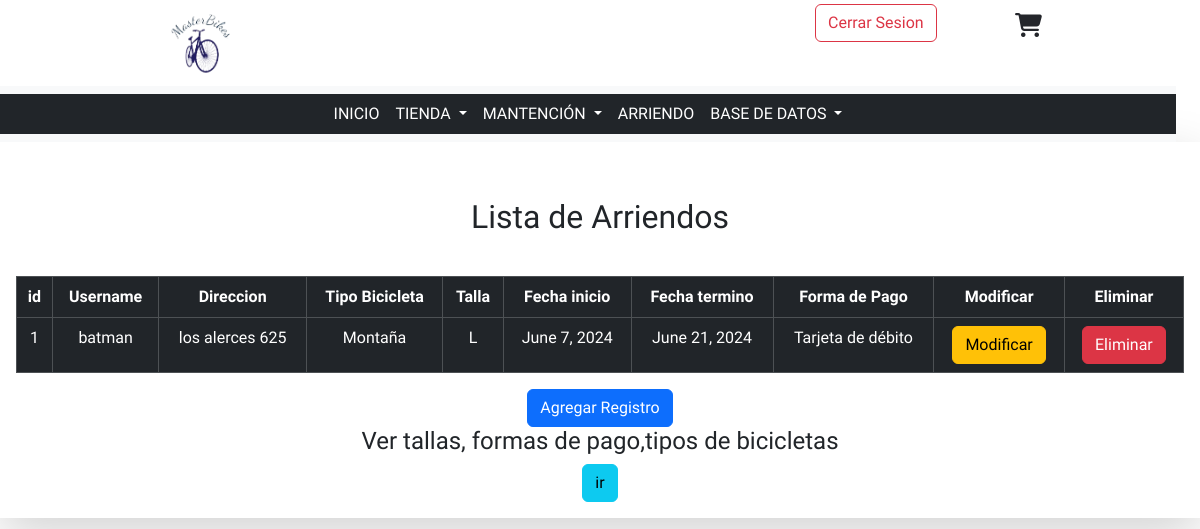
Before: /MasterBikes/crud-arriendos (signed in) with the older database file.
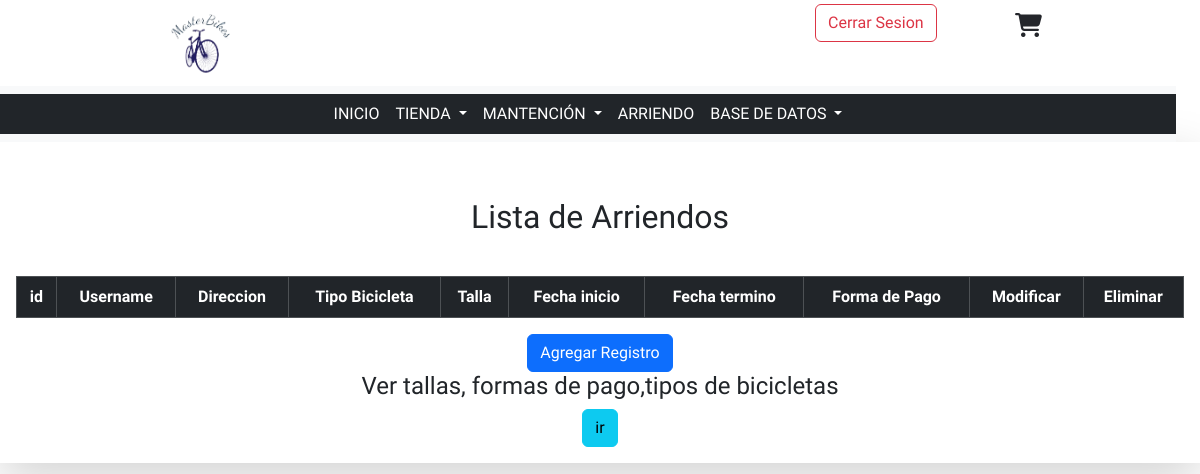
After: the same page with the newer database file.
### MasterBikes/models.py (models this page shows, shortened)
class Arriendo(models.Model):
    id_arriendo = models.AutoField(primary_key=True, db_column="idArriendo")
    rut = models.ForeignKey(
        "Usuario", on_delete=models.CASCADE, db_column="rut"
    )
    direccion = models.CharField(max_length=80)
    id_tipo_bici = models.ForeignKey(
        "TipoBici", on_delete=models.CASCADE, db_column="idTipoBici"
    )
    id_talla = models.ForeignKey(
        "Talla", on_delete=models.CASCADE, db_column="idTalla"
    )
    inicio = models.DateField()
    termino = models.DateField()
    id_forma_pago = models.ForeignKey(
        "FormaPago", on_delete=models.CASCADE, db_column="idFormaPago"
    )

class Usuario(models.Model):
    user = models.OneToOneField(User, on_delete=models.CASCADE)
    rut = models.CharField(primary_key=True, max_length=10)
    id_tipo_usuario = models.ForeignKey(
        "TipoUsuario", on_delete=models.CASCADE, db_column="idTipoUsuario"
    )

class TipoBici(models.Model):
    id_tipo_bici = models.AutoField(primary_key=True, db_column="idTipoBici")
    tipo = models.CharField(max_length=30)

class Talla(models.Model):
    id_talla = models.AutoField(primary_key=True, db_column="idTalla")
    talla = models.CharField(max_length=10)

class FormaPago(models.Model):
    id_forma_pago = models.AutoField(primary_key=True, db_column="idFormaPago")
    forma = models.CharField(max_length=30)
    class Meta:
        verbose_name_plural = "Formas de pago"

### MasterBikes/views.py (the view)
# urls.py: path('crud-arriendos', views.crud_arriendos, name='crud-arriendos'),
@login_required
def crud_arriendos(request):
    arriendos = Arriendo.objects.all()
    usuarios = Usuario.objects.all()
    talla = Talla.objects.all()
    formaPago = FormaPago.objects.all()
    tipoBici = TipoBici.objects.all()
    context={
        "usuarios" : usuarios,
        "arriendos" : arriendos,
        "talla" : talla,
        "formaPago" : formaPago,
        "tipoBici" : tipoBici
    }
    return render(request, 'pages/despliegue/crud_arriendos.html', context)

### MasterBikes/templates/pages/despliegue/crud_arriendos.html (shortened to what the changed rows need)
<!DOCTYPE html>
<html lang="en">
<head>
    {% load static %}
    <link rel="stylesheet" href="{% static 'css/bootstrap.min.css'%}">
    <link rel="stylesheet" href="{% static 'css/style.css'%}">
    <link rel="stylesheet" href="https://cdnjs.cloudflare.com/ajax/libs/font-awesome/6.2.1/css/all.min.css">
</head>
<body>
    <main>
        <div class="container">
            <div class="row">
                <div class="col-md shadow-lg mx-auto text-center p-3">
                    <br>
                    <h2 class="my-3">Lista de Arriendos</h2><br>
                    <table class="table table-dark table-hover table-bordered">
                        <thead>
                            <th>id</th>
                            <th>Username</th>
                            <th>Direccion</th>
                            <th>Tipo Bicicleta</th>
                            <th>Talla</th>
                            <th>Fecha inicio</th>
                            <th>Fecha termino</th>
                            <th>Forma de Pago</th>
                            <th>Modificar</th>
                            <th>Eliminar</th>
                        </thead>
                        <tbody>
                            {% if arriendos %}
                                {% for arr in arriendos %}
                                    <tr>
                                        <td>{{arr.id_arriendo}}</td>
                                        {% if usuarios %}
                                            {% for user in usuarios %}
                                                {% if arr.rut.rut == user.rut%}
                                                    <td>{{user.user.username}}</td>
                                                {% endif %}
                                            {% endfor%}
                                        {% endif %}
                                        <td>{{arr.direccion}}</td>
                                        {% if tipoBici %}
                                            {% for bici in tipoBici %}
                                                {% if bici.id_tipo_bici == arr.id_tipo_bici.id_tipo_bici %}
                                                    <td>{{bici.tipo}}</td>
                                                {% endif %}
                                            {% endfor%}
                                        {% endif %}
                                        {% if talla %}
                                            {% for talla in talla %}
                                                {% if talla.id_talla == arr.id_talla.id_talla%}
                                                    <td>{{talla.talla}}</td>
                                                {% endif %}
                                            {% endfor%}
                                        {% endif %}
                                        <td>{{arr.inicio}}</td>
                                        <td>{{arr.termino}}</td>
                                        {% if formaPago %}
                                            {% for pago in formaPago %}
                                                {% if arr.id_forma_pago.id_forma_pago == pago.id_forma_pago %}
                                                    <td>{{pago.forma}}</td>
                                                {% endif %}
                                            {% endfor%}
                                        {% endif %}
                                        <td><a href=""><button
                                            class="btn btn-warning">Modificar</button></a></td>
                                        <td><a href=""><button
                                            class="btn btn-danger">Eliminar</button></a></td>
                                    </tr>
                                {% endfor%}
                            {% endif %}
                        </tbody>
                    </table>
                </div>
            </div>
        </div>
    </main>
</body>
</html>

Changed rows visible on the page:
removed Arriendo: id_arriendo "1", direccion "los alerces 625", inicio "June 7, 2024", termino "June 21, 2024"
removed Usuario: user.username "batman"
no longer on this page (row unchanged): TipoBici: tipo "Montaña"
no longer on this page (row unchanged): Talla: talla "L"
no longer on this page (row unchanged): FormaPago: forma "Tarjeta de débito"
